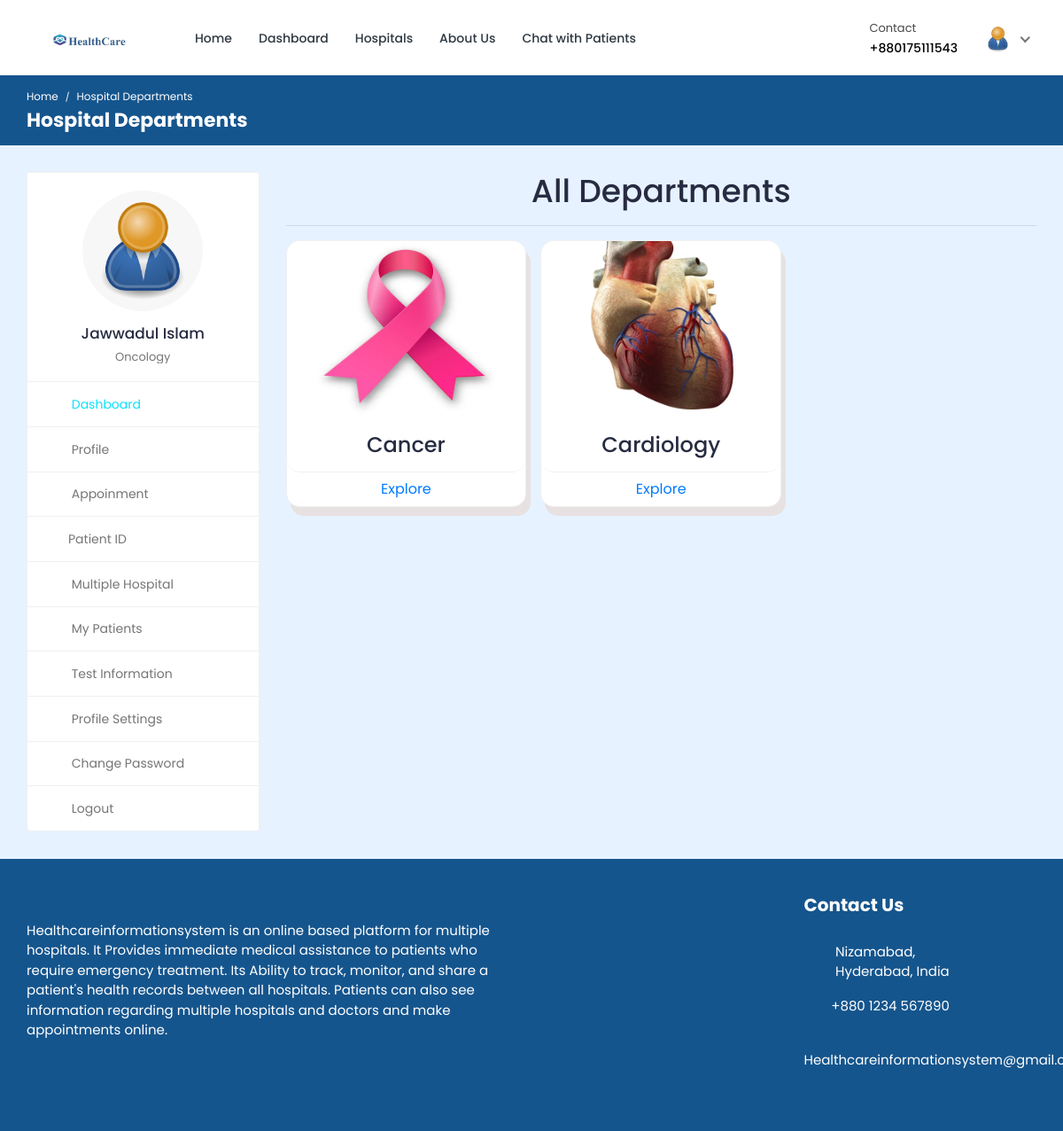
Screenshot of /hospital-department-list/1/ (signed in) with the database file from the repository.
### doctor/models.py (models this page shows, shortened)
class Doctor_Information(models.Model):
    DOCTOR_TYPE = (
        ('Cardiologists', 'Cardiologists'),
        ('Neurologists', 'Neurologists'),
        ('Pediatricians', 'Pediatricians'),
        ('Physiatrists', 'Physiatrists'),
        ('Dermatologists', 'Dermatologists'),
    )
    doctor_id = models.AutoField(primary_key=True)
    user = models.OneToOneField(User, on_delete=models.CASCADE, null=True, blank=True, related_name='profile')
    name = models.CharField(max_length=200, null=True, blank=True)
    username = models.CharField(max_length=200, null=True, blank=True)
    gender = models.CharField(max_length=200, null=True, blank=True)
    description = models.TextField(max_length=1000, null=True, blank=True)
    department = models.CharField(max_length=200, choices=DOCTOR_TYPE, null=True, blank=True)
    department_name = models.ForeignKey(hospital_department, on_delete=models.SET_NULL, null=True, blank=True)
    specialization = models.ForeignKey(specialization, on_delete=models.SET_NULL, null=True, blank=True)
    featured_image = models.ImageField(upload_to='doctors/', default='doctors/user-default.png', null=True, blank=True)
    certificate_image = models.ImageField(upload_to='doctors_certificate/', default='doctors_certificate/default.png', null=True, blank=True)
    email = models.EmailField(max_length=200, null=True, blank=True)
    phone_number = models.CharField(max_length=200, null=True, blank=True)
    nid = models.CharField(max_length=200, null=True, blank=True)
    visiting_hour = models.CharField(max_length=200, null=True, blank=True)
    consultation_fee = models.IntegerField(null=True, blank=True)
    report_fee = models.IntegerField(null=True, blank=True)
    dob = models.CharField(max_length=200, null=True, blank=True)
    institute = models.CharField(max_length=200, null=True, blank=True)
    degree = models.CharField(max_length=200, null=True, blank=True)
    completion_year = models.CharField(max_length=200, null=True, blank=True)
    work_place = models.CharField(max_length=200, null=True, blank=True)
    designation = models.CharField(max_length=200, null=True, blank=True)
    start_year = models.CharField(max_length=200, null=True, blank=True)
    end_year = models.CharField(max_length=200, null=True, blank=True)
    register_status =  models.CharField(max_length=200, null=True, blank=True)
    hospital_name = models.ForeignKey(Hospital_Information, on_delete=models.SET_NULL, null=True, blank=True)

### hospital_admin/models.py (models this page shows, shortened)
class specialization(models.Model):
    specialization_id = models.AutoField(primary_key=True)
    specialization_name = models.CharField(max_length=200, null=True, blank=True)
    hospital = models.ForeignKey(Hospital_Information, on_delete=models.CASCADE, null=True, blank=True)

class hospital_department(models.Model):
    hospital_department_id = models.AutoField(primary_key=True)
    hospital_department_name = models.CharField(max_length=200, null=True, blank=True)
    hospital = models.ForeignKey(Hospital_Information, on_delete=models.CASCADE, null=True, blank=True)
    featured_image = models.ImageField(upload_to='departments/', default='departments/default.png', null=True, blank=True)

### hospital/views.py (the view)
# urls.py: path('hospital-department-list/<int:pk>/', views.hospital_department_list, name='hospital-department-list'),
@csrf_exempt
@login_required(login_url="login")
def hospital_department_list(request, pk):
    if request.user.is_authenticated:
        if request.user.is_patient:
            patient = Patient.objects.get(user=request.user)
            doctors = Doctor_Information.objects.all()
            hospitals = Hospital_Information.objects.get(hospital_id=pk)
            departments = hospital_department.objects.filter(hospital=hospitals)
            context = {'patient': patient, 'doctors': doctors, 'hospitals': hospitals, 'departments': departments}
            return render(request, 'hospital-department.html', context)
        elif request.user.is_doctor:
            doctor = Doctor_Information.objects.get(user=request.user)
            hospitals = Hospital_Information.objects.get(hospital_id=pk)
            departments = hospital_department.objects.filter(hospital=hospitals)
            context = {'doctor': doctor, 'hospitals': hospitals, 'departments': departments}
            return render(request, 'hospital-department.html', context)
    else:
        logout(request)
        messages.info(request, 'Not Authorized')
        return render(request, 'patient-login.html')

### templates/hospital-department.html (shortened to what this page needs)
{% load static %}
<!DOCTYPE html>
<html lang="en">
<head>
		<link rel="stylesheet" href="{% static 'HealthStack-System/css/Normal/bootstrap.min.css' %}">
		<link rel="stylesheet" href="{% static 'HealthStack-System/plugins/Normal/fontawesome/css/fontawesome.min.css' %}">
		<link rel="stylesheet" href="{% static 'HealthStack-System/plugins/Normal/fontawesome/css/all.min.css' %}">
		<link rel="stylesheet" href="{% static 'HealthStack-System/css/Normal/style.css' %}">
		<link rel="stylesheet" href="{% static 'HealthStack-System/css/Normal/department.css' %}">
	</head>
	<body>
		<div class="main-wrapper">
			<header class="header">
				{% if user.is_authenticated and user.is_doctor %}
				{% include 'doctor-navbar.html' %}
				{% endif %}
			</header>
			<div class="breadcrumb-bar">
				<div class="container-fluid">
					<div class="row align-items-center">
						<div class="col-md-6 col-6">
							<nav aria-label="breadcrumb" class="page-breadcrumb">
								<ol class="breadcrumb">
									{% if user.is_authenticated and user.is_doctor %}
									<li class="breadcrumb-item"><a href="{% url 'doctor-dashboard' %}">Home</a></li>
									{% endif %}
									<li class="breadcrumb-item active" aria-current="page">Hospital Departments</li>
								</ol>
							</nav>
							<h2 class="breadcrumb-title">Hospital Departments</h2>
						</div>
					</div>
				</div>
			</div>
			<div class="content">
				<div class="container-fluid">
					<div class="row">
						<div class="col-md-5 col-lg-4 col-xl-3 theiaStickySidebar">
							<div>
								{% if user.is_authenticated and user.is_doctor %}
								{% include 'doctor-sidebar.html' %}
								{% endif %}
                            </div>
						</div>
						<div class="col-md-7 col-lg-8 col-xl-9">
							<h1 class="card-title" style="text-align: center;">All Departments</h1>
							<hr>
							<div class="row row-grid">
								{% for department in departments %}
								<div class="col-12 col-md-6 col-lg-4 d-flex">
									<div class="card flex-fill card1">
										<img alt="Card Image"style="height: 200px;border-radius: 15px 15px 0px 0px" src="{{department.featured_image.url}}" class="card-img-top">
										<div class="card-header" style="border-radius: 15px">
											<h3 class="card-title mb-0" style="text-align: center;">{{department.hospital_department_name}}</h3>
										</div>
										<div class="card-read-more">
											<a href="{% url 'hospital-doctor-list' pk=department.hospital_department_id %}" class="btn btn-link btn-block">
												Explore
											</a>
										</div>
									</div>
								</div>
								{% endfor %}
							</div>
						</div>
					</div>
				</div>
			</div>
			{% include 'footer.html' %}
		</div>
	</body>
</html>

### templates/doctor-navbar.html (shortened to what this page needs)
{% load static %}
<nav class="navbar navbar-expand-lg header-nav">
  <div class="navbar-header">
    <a href="{% url 'hospital_home'%}" class="navbar-brand logo">
      <img
        src="{% static 'HealthStack-System/images/Normal/logo.jpg' %}"
        class="img-fluid"
        alt="Logo"
      />
    </a>
  </div>
  <div class="main-menu-wrapper">
    <ul class="main-nav">
      <li>
        <a href="{% url 'hospital_home'%}">Home</a>
      </li>
      <li>
        <a href="{% url 'doctor-dashboard'%}">Dashboard</a>
      </li>
      <li><a href="{% url 'multiple-hospital' %}" style="text-decoration: none;">Hospitals</a></li>
      <li>
        <a href="{% url 'about-us'%}">About Us</a>
      </li>
      <li>
        <a href="{% url 'chat-home' pk=user.id %}">Chat with Patients</a>
      </li>
    </ul>
  </div>
  <ul class="nav header-navbar-rht">
    <li class="nav-item contact-item">
      <div class="header-contact-img">
        <i class="far fa-hospital"></i>
      </div>
      <div class="header-contact-detail">
        <p class="contact-header">Contact</p>
        <p class="contact-info-header">+88{{doctor.phone_number}}</p>
      </div>
    </li>
    <li class="nav-item dropdown has-arrow logged-item">
      <a href="#" class="dropdown-toggle nav-link" data-toggle="dropdown">
        <span class="user-img">
          <img
            class="rounded-circle"
            src="{{ doctor.featured_image.url }}"
            width="31"
            alt="Darren Elder"
          />
        </span>
      </a>
    </li>
  </ul>
</nav>

### templates/doctor-sidebar.html (shortened to what this page needs)
{% load static %}
<div class="profile-sidebar">
  <div class="widget-profile pro-widget-content">
    <div class="profile-info-widget">
      <a href="#" class="booking-doc-img">
        <img
          src="{{ doctor.featured_image.url }}"
          alt="User Image"
        />
      </a>
      <div class="profile-det-info">
        <h3>{{ doctor.name }}</h3>
        <div class="patient-details">
          <h5 class="mb-0">{{doctor.specialization.specialization_name}}</h5>
        </div>
      </div>
    </div>
  </div>
  <div class="dashboard-widget">
    <nav class="dashboard-menu sidebar">
      <ul>
        <li class="active">
          <a href="{% url 'doctor-dashboard' %}">
            <i class="fas fa-columns"></i>
            <span>Dashboard</span>
          </a>
        </li>
        <li>
        <a href="{% url 'doctor-profile' pk=doctor.doctor_id %}">
          <i class="fas fa-user"></i>
          <span>Profile</span>
        </a>
      </li>
        <li>
          <a href="{% url 'appointments'%}">
            <i class="fas fa-user-circle"></i>
            <span>Appoinment</span>
          </a>
        </li>
        <li class="nav-item has-submenu">
            <a href="#" class="nav-link"><i class="fas fa-search"></i><span>Patient ID</span></a>
        </li>
        <li>
          <a href="{% url 'multiple-hospital' %}">
            <i class="fas fa-hospital"></i>
            <span>Multiple Hospital</span>
          </a>
      </li>
        <li>
          <a href="{% url 'my-patients' %}">
            <i class="fas fa-user-injured"></i>
            <span>My Patients</span>
          </a>
        </li>
        <li>
          <a href="{% url 'doctor-test-list'%}" target="_blank">
            <i class="fas fa-hourglass-start"></i>
            <span>Test Information</span>
          </a>
        </li>
        <li>
          <a
            href="{% url 'doctor-profile-settings' %}"
          >
            <i class="fas fa-user-cog"></i>
            <span>Profile Settings</span>
          </a>
        </li>
        <li>
          <a href="{% url 'doctor-change-password' pk=user.id%}">
            <i class="fas fa-lock"></i>
            <span>Change Password</span>
          </a>
        </li>
        <li>
          <a href="{% url 'doctor-logout'%}">
            <i class="fas fa-sign-out-alt"></i>
            <span>Logout</span>
          </a>
        </li>
      </ul>
    </nav>
  </div>
</div>

### static/HealthStack-System/css/Normal/department.css (style rules this page uses)
.card { border-radius: 15px; box-shadow: 5px 10px #e7e1e1; }

### rows the page displays
Doctor_Information: phone_number "0175111543", featured_image (picture), name "Jawwadul Islam", specialization.specialization_name "Oncology"
hospital_department: featured_image (picture), hospital_department_name "Cancer"
hospital_department: featured_image (picture), hospital_department_name "Cardiology"
